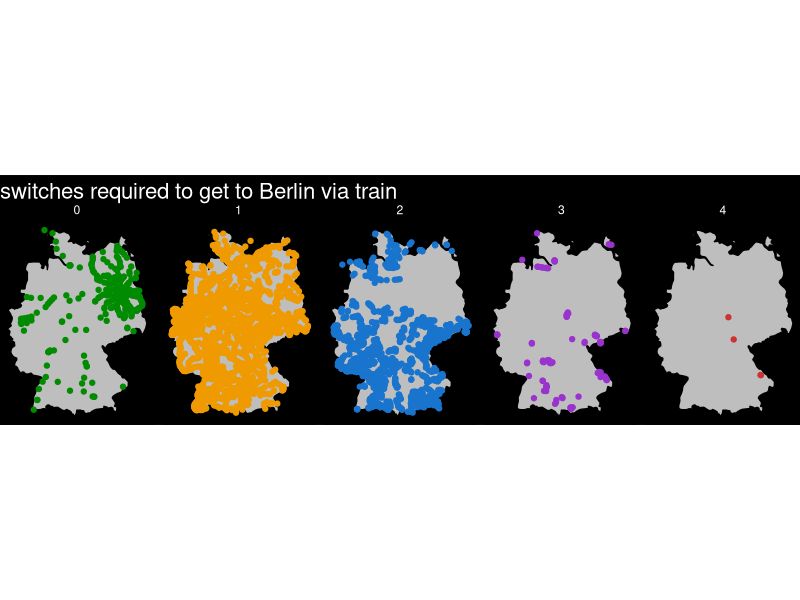
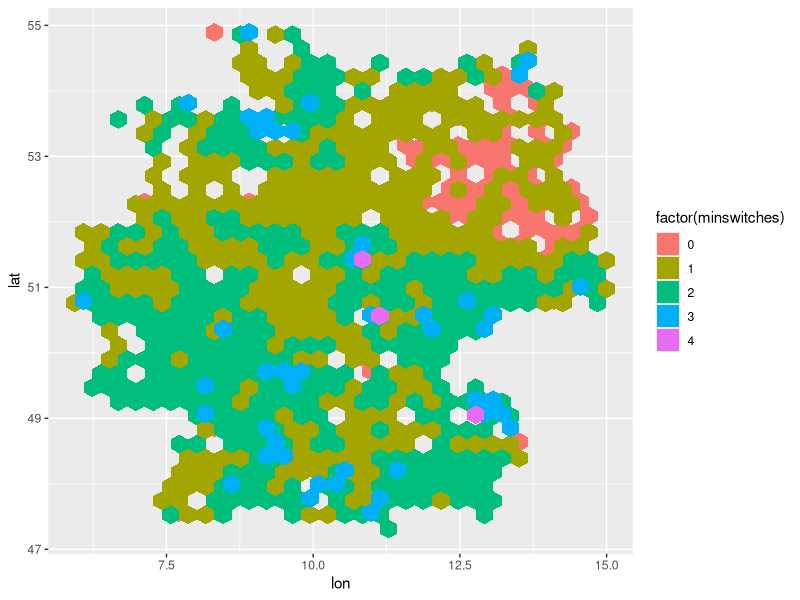
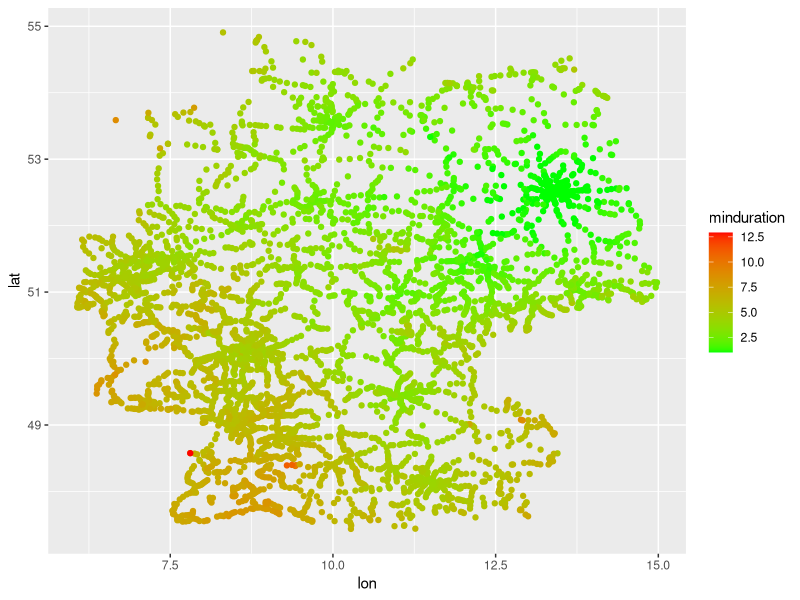
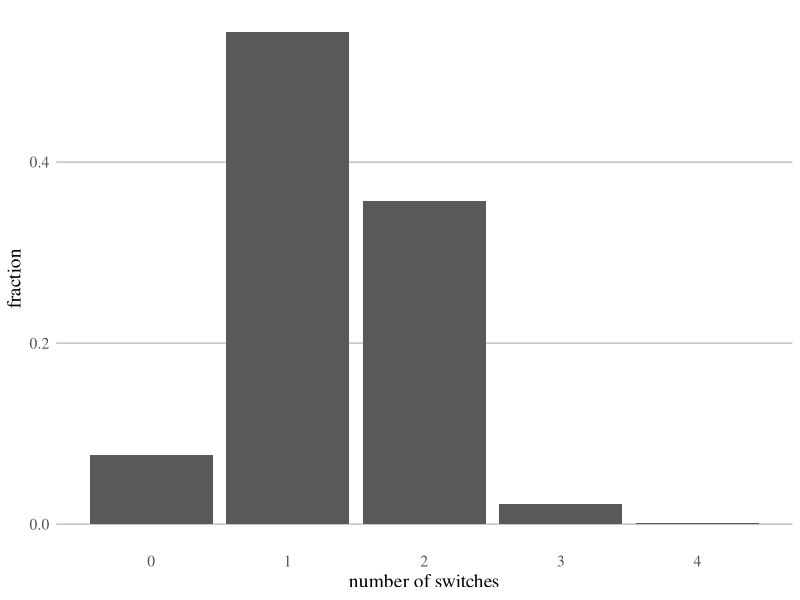
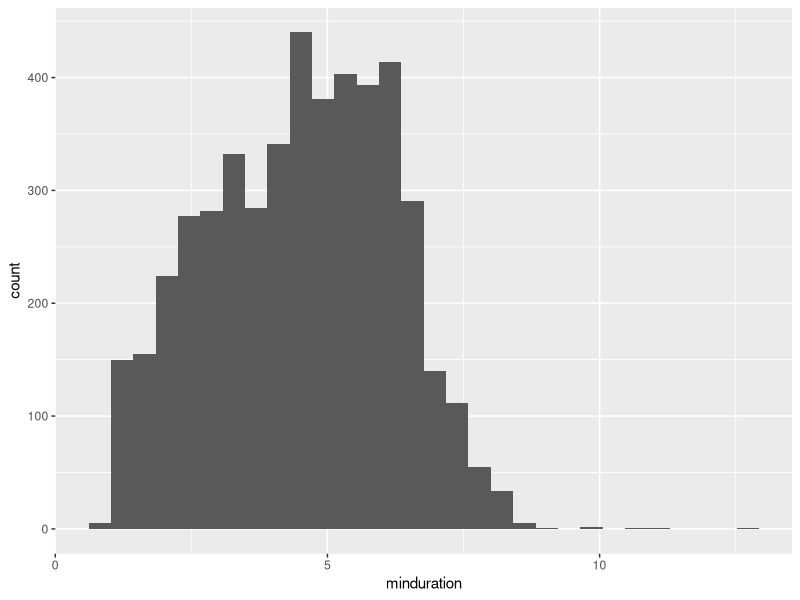

Source code (R) for these figures, in order:
library(tidyverse)
library(gganimate)
GER <- map_data(map = "world", region = "Germany")

trips <- read_csv("trips.csv")
stations <- read_csv("stations.csv")
stations_ger <- stations %>%
  distinct() %>% 
  dplyr::filter(str_detect(name,"Germany")) 

left_join(trips,select(stations_ger,extId,lon,lat),by=c("extID"="extId")) %>% 
  distinct() %>% 
  ggplot(aes(lon,lat))+
  geom_polygon(data = GER, aes(x = long, y = lat, group = group),fill="grey",colour="black")+
  geom_point(aes(col=factor(minswitches)))+
  scale_color_manual(values=c("#008B00", "#EE9A00", "#1874CD", "#9A32CD", "#CD3333"))+
  coord_map()+
  theme_void()+
  theme(legend.position = "none",
        panel.background = element_rect(fill="black"),
        plot.background = element_rect(fill="black"),
        strip.text = element_text(colour="white"),
        plot.title = element_text(colour="white",size=16),
        plot.caption = element_text(colour="grey",size=7))+
  facet_wrap(~minswitches,nrow=1)+
  labs(title="switches required to get to Berlin via train")

left_join(trips,select(stations_ger,extId,lon,lat),by=c("extID"="extId")) %>% 
  distinct() %>% 
  ggplot(aes(lon,lat))+geom_hex(aes(fill=factor(minswitches)))

left_join(trips,select(stations_ger,extId,lon,lat),by=c("extID"="extId")) %>% 
  distinct() %>% 
  ggplot(aes(lon,lat))+geom_point(aes(col=minduration))+
  scale_color_gradient(low="green",high="red",na.value = "green")
trips %>% 
  group_by(minswitches) %>% 
  count() %>% 
  ungroup() %>% 
  mutate(n=n/sum(n)) %>% 
ggplot()+
  geom_col(aes(x=minswitches,y=n))+
  ggthemes::theme_tufte(ticks = F)+
  labs(x="number of switches",y="fraction")+
  theme(panel.grid.major.y = element_line(color="grey"),
        text=element_text(size=14))

ggplot(trips)+geom_histogram(aes(minduration))

trips %>% dplyr::filter(!is.infinite(minduration)) %>% arrange(-minduration) %>% print(n=50)
